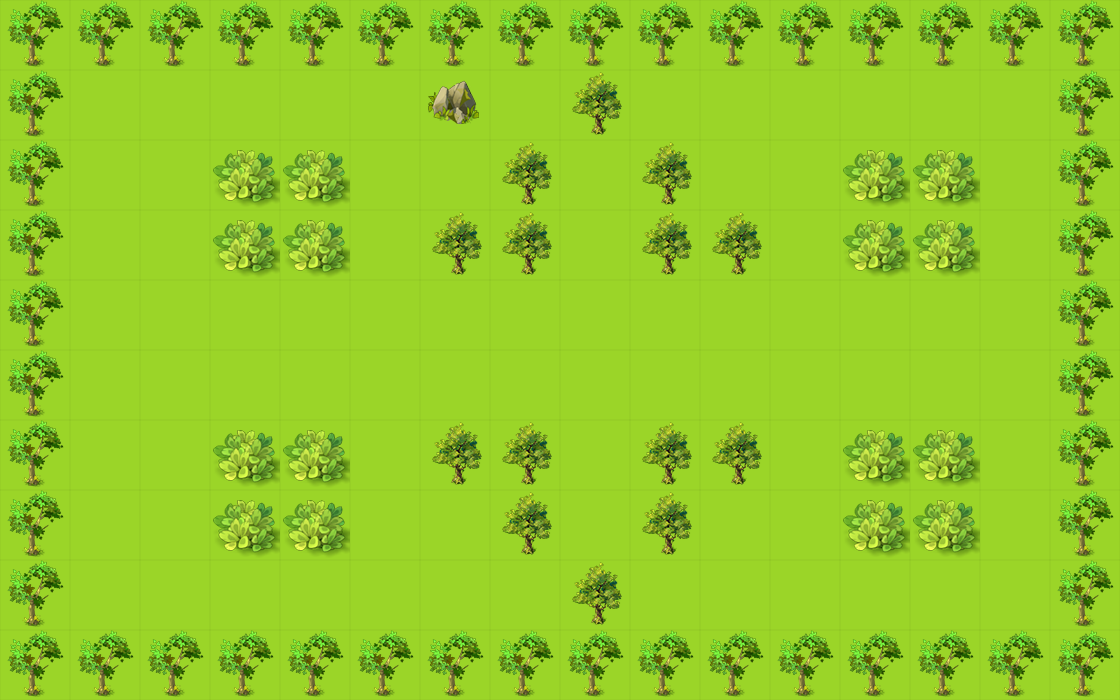

This is a level from a 2D game, rendered from its Tiled map with the project's own tilesets. A one-line summary and the map file follow, with tile-layer data summarised:
An orthogonal 16x10 tile map with 70x70 px tiles, 2 tile layers (bgLayer, walkLayer) and 16 objects (4x monster_0, player, exit, key, box_2, ...).

<map version="1.0" orientation="orthogonal" renderorder="right-down" width="16" height="10" tilewidth="70" tileheight="70" nextobjectid="27">
 <tileset firstgid="1" name="444" tilewidth="70" tileheight="70" tilecount="100">
  <image source="444.png" width="700" height="700" />
 </tileset>
 <layer name="bgLayer" width="16" height="10">
  <data>[160 cells, 160 non-empty, 1 distinct tile ids]</data>
 </layer>
 <layer name="walkLayer" width="16" height="10">
  <data>[160 cells, 79 non-empty, 4 distinct tile ids]</data>
 </layer>
 <objectgroup name="object0">
  <object id="1" name="player" x="560" y="210" width="70" height="70">
   <properties>
    <property name="hp" value="700" />
   </properties>
  </object>
 </objectgroup>
 <objectgroup name="object1">
  <object id="2" name="exit" x="560" y="140" width="70" height="70" />
  <object id="3" name="key" x="560" y="490" width="70" height="70" />
 </objectgroup>
 <objectgroup name="object2">
  <object id="4" name="box_2" x="350" y="210" width="70" height="70" />
  <object id="5" name="box_3" x="560" y="280" width="70" height="70" />
  <object id="6" name="box_1" x="350" y="420" width="70" height="70" />
 </objectgroup>
 <objectgroup name="object4">
  <object id="22" name="monster_0" x="910" y="350" width="70" height="70">
   <properties>
    <property name="dirX" value="1" />
    <property name="dirY" value="0" />
    <property name="path" value="monster_0.png" />
    <property name="reverse" value="-1" />
    <property name="speed" value="100" />
   </properties>
  </object>
  <object id="23" name="monster_0" x="210" y="70" width="70" height="70">
   <properties>
    <property name="dirX" value="1" />
    <property name="dirY" value="0" />
    <property name="path" value="monster_0.png" />
    <property name="reverse" value="-1" />
    <property name="speed" value="100" />
   </properties>
  </object>
  <object id="24" name="monster_0" x="770" y="490" width="70" height="70">
   <properties>
    <property name="dirX" value="0" />
    <property name="dirY" value="1" />
    <property name="path" value="monster_1.png" />
    <property name="reverse" value="-2" />
    <property name="speed" value="100" />
   </properties>
  </object>
  <object id="25" name="monster_0" x="70" y="280" width="70" height="70">
   <properties>
    <property name="dirX" value="1" />
    <property name="dirY" value="0" />
    <property name="path" value="monster_0.png" />
    <property name="reverse" value="-1" />
    <property name="speed" value="100" />
   </properties>
  </object>
 </objectgroup>
 <objectgroup name="object5">
  <object id="19" name="transfer0_0" x="350" y="560" width="70" height="70" />
  <object id="20" name="transfer1_0" x="560" y="420" width="70" height="70" />
 </objectgroup>
 <objectgroup name="object3">
  <object id="15" name="trap_4" x="420" y="490" width="70" height="70" />
  <object id="16" name="trap_1" x="700" y="490" width="70" height="70" />
  <object id="17" name="trap_2" x="700" y="140" width="70" height="70" />
  <object id="18" name="trap_3" x="420" y="140" width="70" height="70" />
 </objectgroup>
</map>
